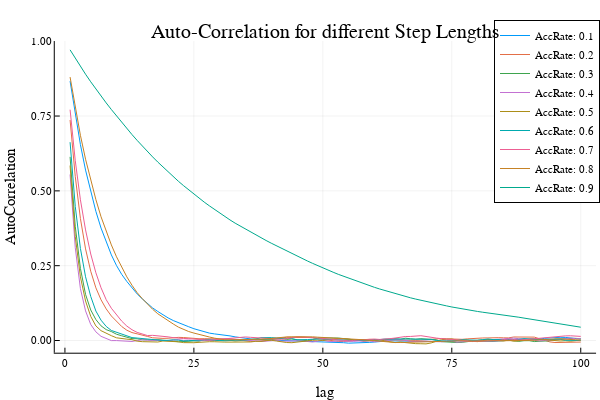

Notebook code cell kept with this figure:
### Code cell
Plots.plot()
for i in 1:9
    Plots.plot!(CorrelationList[i][1:100], label = "AccRate: $(round(0.1*i,digits = 2))")

end
Plots.plot!(xlabel = "lag" , ylabel ="AutoCorrelation", title = "Auto-Correlation for different Step Lengths")
